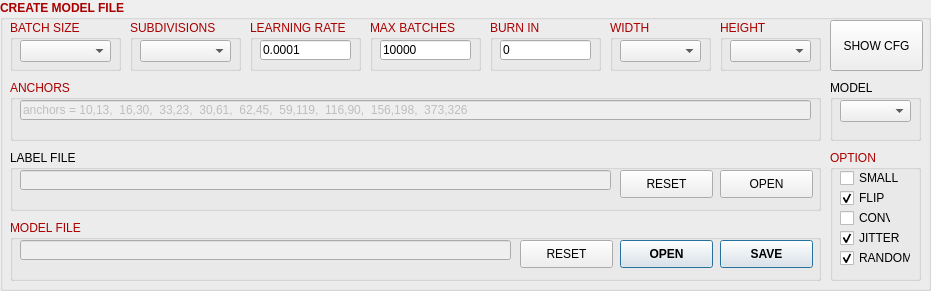
   <widget class="QGroupBox" name="groupBox_4">
    <property name="geometry">
     <rect>
      <x>10</x>
      <y>80</y>
      <width>931</width>
      <height>291</height>
     </rect>
    </property>
    <property name="palette">
     <palette>
      <active>
       <colorrole role="WindowText">
        <brush brushstyle="SolidPattern">
         <color alpha="255">
          <red>170</red>
          <green>0</green>
          <blue>0</blue>
         </color>
        </brush>
       </colorrole>
      </active>
      <inactive>
       <colorrole role="WindowText">
        <brush brushstyle="SolidPattern">
         <color alpha="255">
          <red>170</red>
          <green>0</green>
          <blue>0</blue>
         </color>
        </brush>
       </colorrole>
      </inactive>
      <disabled>
       <colorrole role="WindowText">
        <brush brushstyle="SolidPattern">
         <color alpha="255">
          <red>120</red>
          <green>120</green>
          <blue>120</blue>
         </color>
        </brush>
       </colorrole>
      </disabled>
     </palette>
    </property>
    <property name="font">
     <font>
      <weight>75</weight>
      <bold>true</bold>
     </font>
    </property>
    <property name="title">
     <string>CREATE MODEL FILE</string>
    </property>
    <widget class="QGroupBox" name="groupBox_43">
     <property name="geometry">
      <rect>
       <x>10</x>
       <y>20</y>
       <width>111</width>
       <height>51</height>
      </rect>
     </property>
     <property name="font">
      <font>
       <weight>50</weight>
       <bold>false</bold>
      </font>
     </property>
     <property name="title">
      <string>BATCH SIZE</string>
     </property>
     <widget class="QComboBox" name="comboBox2">
      <property name="geometry">
       <rect>
        <x>10</x>
        <y>20</y>
        <width>91</width>
        <height>22</height>
       </rect>
      </property>
     </widget>
    </widget>
    <widget class="QGroupBox" name="groupBox_41">
     <property name="geometry">
      <rect>
       <x>130</x>
       <y>20</y>
       <width>111</width>
       <height>51</height>
      </rect>
     </property>
     <property name="font">
      <font>
       <weight>50</weight>
       <bold>false</bold>
      </font>
     </property>
     <property name="title">
      <string>SUBDIVISIONS</string>
     </property>
     <widget class="QComboBox" name="comboBox3">
      <property name="geometry">
       <rect>
        <x>10</x>
        <y>20</y>
        <width>91</width>
        <height>22</height>
       </rect>
      </property>
     </widget>
    </widget>
    <widget class="QGroupBox" name="groupBox_45">
     <property name="geometry">
      <rect>
       <x>250</x>
       <y>20</y>
       <width>111</width>
       <height>51</height>
      </rect>
     </property>
     <property name="font">
      <font>
       <weight>50</weight>
       <bold>false</bold>
      </font>
     </property>
     <property name="title">
      <string>LEARNING RATE</string>
     </property>
     <widget class="QLineEdit" name="lineEdit1">
      <property name="enabled">
       <bool>true</bool>
      </property>
      <property name="geometry">
       <rect>
        <x>10</x>
        <y>20</y>
        <width>91</width>
        <height>20</height>
       </rect>
      </property>
      <property name="text">
       <string>0.0001</string>
      </property>
     </widget>
    </widget>
    <widget class="QGroupBox" name="groupBox_42">
     <property name="geometry">
      <rect>
       <x>370</x>
       <y>20</y>
       <width>111</width>
       <height>51</height>
      </rect>
     </property>
     <property name="font">
      <font>
       <weight>50</weight>
       <bold>false</bold>
      </font>
     </property>
     <property name="title">
      <string>MAX BATCHES</string>
     </property>
     <widget class="QLineEdit" name="lineEdit2">
      <property name="enabled">
       <bool>true</bool>
      </property>
      <property name="geometry">
       <rect>
        <x>10</x>
        <y>20</y>
        <width>91</width>
        <height>20</height>
       </rect>
      </property>
      <property name="text">
       <string>10000</string>
      </property>
     </widget>
    </widget>
    <widget class="QGroupBox" name="groupBox_47">
     <property name="geometry">
      <rect>
       <x>10</x>
       <y>220</y>
       <width>811</width>
       <height>61</height>
      </rect>
     </property>
     <property name="font">
      <font>
       <weight>50</weight>
       <bold>false</bold>
      </font>
     </property>
     <property name="title">
      <string>MODEL FILE</string>
     </property>
     <widget class="QLineEdit" name="lineEdit6">
      <property name="enabled">
       <bool>false</bool>
      </property>
      <property name="geometry">
       <rect>
        <x>10</x>
        <y>20</y>
        <width>491</width>
        <height>20</height>
       </rect>
      </property>
     </widget>
     <widget class="QPushButton" name="pushButton7">
      <property name="geometry">
       <rect>
        <x>610</x>
        <y>20</y>
        <width>93</width>
        <height>28</height>
       </rect>
      </property>
      <property name="font">
       <font>
        <weight>75</weight>
        <bold>true</bold>
        <underline>false</underline>
       </font>
      </property>
      <property name="text">
       <string>OPEN</string>
      </property>
      <property name="default">
       <bool>true</bool>
      </property>
     </widget>
     <widget class="QPushButton" name="pushButton8">
      <property name="geometry">
       <rect>
        <x>710</x>
        <y>20</y>
        <width>93</width>
        <height>28</height>
       </rect>
      </property>
      <property name="font">
       <font>
        <weight>75</weight>
        <bold>true</bold>
        <underline>false</underline>
       </font>
      </property>
      <property name="text">
       <string>SAVE</string>
      </property>
      <property name="default">
       <bool>true</bool>
      </property>
     </widget>
     <widget class="QPushButton" name="pushButton20">
      <property name="geometry">
       <rect>
        <x>510</x>
        <y>20</y>
        <width>93</width>
        <height>28</height>
       </rect>
      </property>
      <property name="font">
       <font>
        <weight>50</weight>
        <bold>false</bold>
       </font>
      </property>
      <property name="text">
       <string>RESET</string>
      </property>
      <property name="autoDefault">
       <bool>false</bool>
      </property>
      <property name="default">
       <bool>false</bool>
      </property>
      <property name="flat">
       <bool>false</bool>
      </property>
     </widget>
    </widget>
    <widget class="QPushButton" name="pushButton13">
     <property name="geometry">
      <rect>
       <x>830</x>
       <y>20</y>
       <width>93</width>
       <height>51</height>
      </rect>
     </property>
     <property name="font">
      <font>
       <weight>50</weight>
       <bold>false</bold>
      </font>
     </property>
     <property name="text">
      <string>SHOW CFG</string>
     </property>
    </widget>
    <widget class="QGroupBox" name="groupBox_44">
     <property name="geometry">
      <rect>
       <x>610</x>
       <y>20</y>
       <width>101</width>
       <height>51</height>
      </rect>
     </property>
     <property name="font">
      <font>
       <weight>50</weight>
       <bold>false</bold>
      </font>
     </property>
     <property name="title">
      <string>WIDTH</string>
     </property>
     <widget class="QComboBox" name="comboBox5">
      <property name="geometry">
       <rect>
        <x>10</x>
        <y>20</y>
        <width>81</width>
        <height>22</height>
       </rect>
      </property>
     </widget>
    </widget>
    <widget class="QGroupBox" name="groupBox_46">
     <property name="geometry">
      <rect>
       <x>720</x>
       <y>20</y>
       <width>101</width>
       <height>51</height>
      </rect>
     </property>
     <property name="font">
      <font>
       <weight>50</weight>
       <bold>false</bold>
      </font>
     </property>
     <property name="title">
      <string>HEIGHT</string>
     </property>
     <widget class="QComboBox" name="comboBox6">
      <property name="geometry">
       <rect>
        <x>10</x>
        <y>20</y>
        <width>81</width>
        <height>22</height>
       </rect>
      </property>
     </widget>
    </widget>
    <widget class="QGroupBox" name="groupBox_56">
     <property name="geometry">
      <rect>
       <x>10</x>
       <y>80</y>
       <width>811</width>
       <height>61</height>
      </rect>
     </property>
     <property name="font">
      <font>
       <weight>50</weight>
       <bold>false</bold>
      </font>
     </property>
     <property name="title">
      <string>ANCHORS</string>
     </property>
     <widget class="QLineEdit" name="lineEdit12">
      <property name="enabled">
       <bool>false</bool>
      </property>
      <property name="geometry">
       <rect>
        <x>10</x>
        <y>20</y>
        <width>791</width>
        <height>20</height>
       </rect>
      </property>
      <property name="text">
       <string>anchors = 10,13,  16,30,  33,23,  30,61,  62,45,  59,119,  116,90,  156,198,  373,326</string>
      </property>
     </widget>
    </widget>
    <widget class="QGroupBox" name="groupBox_57">
     <property name="geometry">
      <rect>
       <x>490</x>
       <y>20</y>
       <width>111</width>
       <height>51</height>
      </rect>
     </property>
     <property name="font">
      <font>
       <weight>50</weight>
       <bold>false</bold>
      </font>
     </property>
     <property name="title">
      <string>BURN IN</string>
     </property>
     <widget class="QLineEdit" name="lineEdit13">
      <property name="enabled">
       <bool>true</bool>
      </property>
      <property name="geometry">
       <rect>
        <x>10</x>
        <y>20</y>
        <width>91</width>
        <height>20</height>
       </rect>
      </property>
      <property name="text">
       <string>0</string>
      </property>
     </widget>
    </widget>
    <widget class="QGroupBox" name="groupBox_58">
     <property name="geometry">
      <rect>
       <x>830</x>
       <y>150</y>
       <width>91</width>
       <height>131</height>
      </rect>
     </property>
     <property name="font">
      <font>
       <weight>50</weight>
       <bold>false</bold>
      </font>
     </property>
     <property name="title">
      <string>OPTION</string>
     </property>
     <widget class="QCheckBox" name="checkBox1">
      <property name="geometry">
       <rect>
        <x>10</x>
        <y>20</y>
        <width>61</width>
        <height>16</height>
       </rect>
      </property>
      <property name="palette">
       <palette>
        <active>
         <colorrole role="WindowText">
          <brush brushstyle="SolidPattern">
           <color alpha="255">
            <red>0</red>
            <green>0</green>
            <blue>0</blue>
           </color>
          </brush>
         </colorrole>
        </active>
        <inactive>
         <colorrole role="WindowText">
          <brush brushstyle="SolidPattern">
           <color alpha="255">
            <red>0</red>
            <green>0</green>
            <blue>0</blue>
           </color>
          </brush>
         </colorrole>
        </inactive>
        <disabled>
         <colorrole role="WindowText">
          <brush brushstyle="SolidPattern">
           <color alpha="255">
            <red>120</red>
            <green>120</green>
            <blue>120</blue>
           </color>
          </brush>
         </colorrole>
        </disabled>
       </palette>
      </property>
      <property name="text">
       <string>SMALL</string>
      </property>
     </widget>
     <widget class="QCheckBox" name="checkBox2">
      <property name="geometry">
       <rect>
        <x>10</x>
        <y>40</y>
        <width>51</width>
        <height>16</height>
       </rect>
      </property>
      <property name="palette">
       <palette>
        <active>
         <colorrole role="WindowText">
          <brush brushstyle="SolidPattern">
           <color alpha="255">
            <red>0</red>
            <green>0</green>
            <blue>0</blue>
           </color>
          </brush>
         </colorrole>
        </active>
        <inactive>
         <colorrole role="WindowText">
          <brush brushstyle="SolidPattern">
           <color alpha="255">
            <red>0</red>
            <green>0</green>
            <blue>0</blue>
           </color>
          </brush>
         </colorrole>
        </inactive>
        <disabled>
         <colorrole role="WindowText">
          <brush brushstyle="SolidPattern">
           <color alpha="255">
            <red>120</red>
            <green>120</green>
            <blue>120</blue>
           </color>
          </brush>
         </colorrole>
        </disabled>
       </palette>
      </property>
      <property name="text">
       <string>FLIP</string>
      </property>
      <property name="checked">
       <bool>true</bool>
      </property>
     </widget>
     <widget class="QCheckBox" name="checkBox3">
      <property name="geometry">
       <rect>
        <x>10</x>
        <y>60</y>
        <width>51</width>
        <height>16</height>
       </rect>
      </property>
      <property name="palette">
       <palette>
        <active>
         <colorrole role="WindowText">
          <brush brushstyle="SolidPattern">
           <color alpha="255">
            <red>0</red>
            <green>0</green>
            <blue>0</blue>
           </color>
          </brush>
         </colorrole>
        </active>
        <inactive>
         <colorrole role="WindowText">
          <brush brushstyle="SolidPattern">
           <color alpha="255">
            <red>0</red>
            <green>0</green>
            <blue>0</blue>
           </color>
          </brush>
         </colorrole>
        </inactive>
        <disabled>
         <colorrole role="WindowText">
          <brush brushstyle="SolidPattern">
           <color alpha="255">
            <red>120</red>
            <green>120</green>
            <blue>120</blue>
           </color>
          </brush>
         </colorrole>
        </disabled>
       </palette>
      </property>
      <property name="text">
       <string>CONV</string>
      </property>
      <property name="checked">
       <bool>false</bool>
      </property>
     </widget>
     <widget class="QCheckBox" name="checkBox7">
      <property name="geometry">
       <rect>
        <x>10</x>
        <y>100</y>
        <width>71</width>
        <height>16</height>
       </rect>
      </property>
      <property name="palette">
       <palette>
        <active>
         <colorrole role="WindowText">
          <brush brushstyle="SolidPattern">
           <color alpha="255">
            <red>0</red>
            <green>0</green>
            <blue>0</blue>
           </color>
          </brush>
         </colorrole>
        </active>
        <inactive>
         <colorrole role="WindowText">
          <brush brushstyle="SolidPattern">
           <color alpha="255">
            <red>0</red>
            <green>0</green>
            <blue>0</blue>
           </color>
          </brush>
         </colorrole>
        </inactive>
        <disabled>
         <colorrole role="WindowText">
          <brush brushstyle="SolidPattern">
           <color alpha="255">
            <red>120</red>
            <green>120</green>
            <blue>120</blue>
           </color>
          </brush>
         </colorrole>
        </disabled>
       </palette>
      </property>
      <property name="text">
       <string>RANDOM</string>
      </property>
      <property name="checked">
       <bool>true</bool>
      </property>
     </widget>
     <widget class="QCheckBox" name="checkBox6">
      <property name="geometry">
       <rect>
        <x>10</x>
        <y>80</y>
        <width>71</width>
        <height>16</height>
       </rect>
      </property>
      <property name="palette">
       <palette>
        <active>
         <colorrole role="WindowText">
          <brush brushstyle="SolidPattern">
           <color alpha="255">
            <red>0</red>
            <green>0</green>
            <blue>0</blue>
           </color>
          </brush>
         </colorrole>
        </active>
        <inactive>
         <colorrole role="WindowText">
          <brush brushstyle="SolidPattern">
           <color alpha="255">
            <red>0</red>
            <green>0</green>
            <blue>0</blue>
           </color>
          </brush>
         </colorrole>
        </inactive>
        <disabled>
         <colorrole role="WindowText">
          <brush brushstyle="SolidPattern">
           <color alpha="255">
            <red>120</red>
            <green>120</green>
            <blue>120</blue>
           </color>
          </brush>
         </colorrole>
        </disabled>
       </palette>
      </property>
      <property name="text">
       <string>JITTER</string>
      </property>
      <property name="checked">
       <bool>true</bool>
      </property>
     </widget>
    </widget>
    <widget class="QGroupBox" name="groupBox_1">
     <property name="geometry">
      <rect>
       <x>10</x>
       <y>150</y>
       <width>811</width>
       <height>61</height>
      </rect>
     </property>
     <property name="palette">
      <palette>
       <active>
        <colorrole role="WindowText">
         <brush brushstyle="SolidPattern">
          <color alpha="255">
           <red>0</red>
           <green>0</green>
           <blue>0</blue>
          </color>
         </brush>
        </colorrole>
       </active>
       <inactive>
        <colorrole role="WindowText">
         <brush brushstyle="SolidPattern">
          <color alpha="255">
           <red>0</red>
           <green>0</green>
           <blue>0</blue>
          </color>
         </brush>
        </colorrole>
       </inactive>
       <disabled>
        <colorrole role="WindowText">
         <brush brushstyle="SolidPattern">
          <color alpha="255">
           <red>120</red>
           <green>120</green>
           <blue>120</blue>
          </color>
         </brush>
        </colorrole>
       </disabled>
      </palette>
     </property>
     <property name="font">
      <font>
       <weight>50</weight>
       <bold>false</bold>
      </font>
     </property>
     <property name="title">
      <string>LABEL FILE</string>
     </property>
     <widget class="QLineEdit" name="lineEdit5">
      <property name="enabled">
       <bool>false</bool>
      </property>
      <property name="geometry">
       <rect>
        <x>10</x>
        <y>20</y>
        <width>591</width>
        <height>20</height>
       </rect>
      </property>
      <property name="font">
       <font>
        <weight>50</weight>
        <bold>false</bold>
       </font>
      </property>
     </widget>
     <widget class="QPushButton" name="pushButton6">
      <property name="geometry">
       <rect>
        <x>710</x>
        <y>20</y>
        <width>93</width>
        <height>28</height>
       </rect>
      </property>
      <property name="font">
       <font>
        <weight>50</weight>
        <bold>false</bold>
       </font>
      </property>
      <property name="text">
       <string>OPEN</string>
      </property>
      <property name="autoDefault">
       <bool>false</bool>
      </property>
      <property name="default">
       <bool>false</bool>
      </property>
      <property name="flat">
       <bool>false</bool>
      </property>
     </widget>
     <widget class="QPushButton" name="pushButton19">
      <property name="geometry">
       <rect>
        <x>610</x>
        <y>20</y>
        <width>93</width>
        <height>28</height>
       </rect>
      </property>
      <property name="font">
       <font>
        <weight>50</weight>
        <bold>false</bold>
       </font>
      </property>
      <property name="text">
       <string>RESET</string>
      </property>
      <property name="autoDefault">
       <bool>false</bool>
      </property>
      <property name="default">
       <bool>false</bool>
      </property>
      <property name="flat">
       <bool>false</bool>
      </property>
     </widget>
    </widget>
    <widget class="QGroupBox" name="groupBox_59">
     <property name="geometry">
      <rect>
       <x>830</x>
       <y>80</y>
       <width>91</width>
       <height>61</height>
      </rect>
     </property>
     <property name="palette">
      <palette>
       <active>
        <colorrole role="WindowText">
         <brush brushstyle="SolidPattern">
          <color alpha="255">
           <red>0</red>
           <green>0</green>
           <blue>0</blue>
          </color>
         </brush>
        </colorrole>
       </active>
       <inactive>
        <colorrole role="WindowText">
         <brush brushstyle="SolidPattern">
          <color alpha="255">
           <red>0</red>
           <green>0</green>
           <blue>0</blue>
          </color>
         </brush>
        </colorrole>
       </inactive>
       <disabled>
        <colorrole role="WindowText">
         <brush brushstyle="SolidPattern">
          <color alpha="255">
           <red>120</red>
           <green>120</green>
           <blue>120</blue>
          </color>
         </brush>
        </colorrole>
       </disabled>
      </palette>
     </property>
     <property name="font">
      <font>
       <weight>50</weight>
       <bold>false</bold>
      </font>
     </property>
     <property name="title">
      <string>MODEL</string>
     </property>
     <widget class="QComboBox" name="comboBox9">
      <property name="geometry">
       <rect>
        <x>10</x>
        <y>20</y>
        <width>71</width>
        <height>22</height>
       </rect>
      </property>
     </widget>
    </widget>
   </widget>
